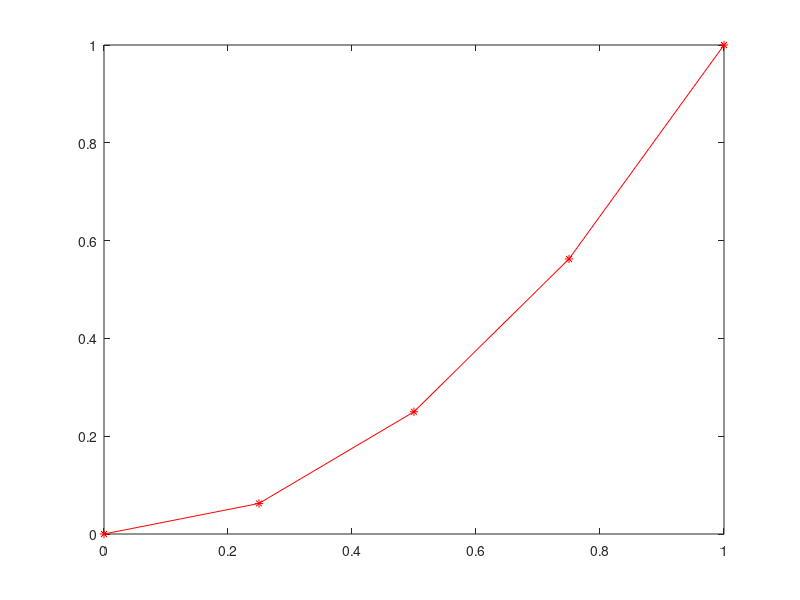

MATLAB code to generate this figure:
%%%%%%%%%%%%%%%%%%%%%%%%%%%%%%%%%%%%%%%%%%%%%%%%%%%%%%%%%%%%%%
%Grafica de una funcion f(x) en el intervalo [a,b]
% utilizando aritmetica vectorial de matlab
%Input
N= 4; %Numero de subintervalos que dividen a [a,b]
a=0;
b=1;
%%%%%%%%%%%%%%%%%%%%%%%%%%%%%%%%%%%%%%%%%%%%%%%%%%%%%%%%%%%%
%Init
h=(b-a)/N;
x=linspace(a,b,N+1);%Crea un vector FILA de N puntos que van de [a,b]
                  % y cada punto esta separado por h=(b-a)/(N-1)
                  % Ver libro Gilat-Matlab pg 38 
f_x=x.^2;         %Aritmetica vectorial, libro Gilat-Matlab seccion 3.4
plot(x,f_x,'-r*') %Ver Gilat seccion 5.1